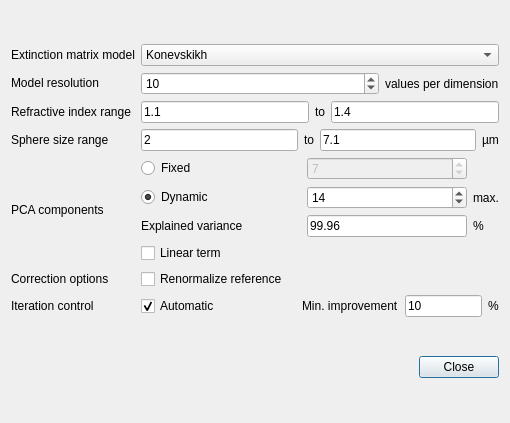
<?xml version="1.0" encoding="UTF-8"?>
<ui version="4.0">
 <class>DialogSCAdvanced</class>
 <widget class="QDialog" name="DialogSCAdvanced">
  <property name="windowModality">
   <enum>Qt::NonModal</enum>
  </property>
  <property name="geometry">
   <rect>
    <x>0</x>
    <y>0</y>
    <width>510</width>
    <height>423</height>
   </rect>
  </property>
  <property name="windowTitle">
   <string>OCTAVVS advanced CRMieSC settings</string>
  </property>
  <layout class="QVBoxLayout" name="verticalLayout">
   <item>
    <layout class="QGridLayout" name="gridLayout">
     <item row="5" column="0">
      <widget class="QLabel" name="label_8">
       <property name="sizePolicy">
        <sizepolicy hsizetype="Preferred" vsizetype="Fixed">
         <horstretch>0</horstretch>
         <verstretch>0</verstretch>
        </sizepolicy>
       </property>
       <property name="toolTip">
        <string>&lt;html&gt;&lt;head/&gt;&lt;body&gt;&lt;p&gt;The number of PCA components to retain when reducing the extinction spectra. Dynamic control computes and keeps as many components as needed to explain a given fraction of the variance; this is quite sensitive and should probably be about 99.9 to 99.99. The linear term is unlikely to be useful but have been included for comparison.&lt;/p&gt;&lt;/body&gt;&lt;/html&gt;</string>
       </property>
       <property name="text">
        <string>PCA components</string>
       </property>
      </widget>
     </item>
     <item row="3" column="0">
      <widget class="QLabel" name="label_3">
       <property name="sizePolicy">
        <sizepolicy hsizetype="Preferred" vsizetype="Fixed">
         <horstretch>0</horstretch>
         <verstretch>0</verstretch>
        </sizepolicy>
       </property>
       <property name="toolTip">
        <string>Range of the index of diffraction</string>
       </property>
       <property name="text">
        <string>Refractive index range</string>
       </property>
      </widget>
     </item>
     <item row="4" column="0">
      <widget class="QLabel" name="label_5">
       <property name="sizePolicy">
        <sizepolicy hsizetype="Preferred" vsizetype="Fixed">
         <horstretch>0</horstretch>
         <verstretch>0</verstretch>
        </sizepolicy>
       </property>
       <property name="toolTip">
        <string>Range of particle sizes</string>
       </property>
       <property name="text">
        <string>Sphere size range</string>
       </property>
      </widget>
     </item>
     <item row="1" column="0">
      <widget class="QLabel" name="label_2">
       <property name="sizePolicy">
        <sizepolicy hsizetype="Preferred" vsizetype="Fixed">
         <horstretch>0</horstretch>
         <verstretch>0</verstretch>
        </sizepolicy>
       </property>
       <property name="toolTip">
        <string>Number of values for each of the 2 or 3 parameters used in the model to generate extinction spectra.</string>
       </property>
       <property name="text">
        <string>Model resolution</string>
       </property>
      </widget>
     </item>
     <item row="4" column="2">
      <layout class="QHBoxLayout" name="horizontalLayout_2">
       <item>
        <widget class="LineDouble" name="lineEditSCdmin">
         <property name="text">
          <string>2</string>
         </property>
        </widget>
       </item>
       <item>
        <widget class="QLabel" name="label_6">
         <property name="text">
          <string>to</string>
         </property>
        </widget>
       </item>
       <item>
        <widget class="LineDouble" name="lineEditSCdmax">
         <property name="text">
          <string>7.1</string>
         </property>
        </widget>
       </item>
       <item>
        <widget class="QLabel" name="label_7">
         <property name="text">
          <string>µm</string>
         </property>
        </widget>
       </item>
      </layout>
     </item>
     <item row="0" column="0">
      <widget class="QLabel" name="label">
       <property name="toolTip">
        <string>Use the original 3-parameter model of Bassan et al. or the 2-parameter model of Konevskikh et al. when generating extinction spectra.</string>
       </property>
       <property name="text">
        <string>Extinction matrix model</string>
       </property>
      </widget>
     </item>
     <item row="5" column="2">
      <layout class="QVBoxLayout" name="verticalLayout_2">
       <item>
        <layout class="QGridLayout" name="gridLayout_3" columnstretch="1,1,0">
         <item row="2" column="1">
          <widget class="LineDouble" name="lineEditSCPCAVariance">
           <property name="text">
            <string>99.96</string>
           </property>
          </widget>
         </item>
         <item row="2" column="2">
          <widget class="QLabel" name="label_10">
           <property name="text">
            <string>%</string>
           </property>
          </widget>
         </item>
         <item row="1" column="2">
          <widget class="QLabel" name="label_9">
           <property name="text">
            <string>max.</string>
           </property>
          </widget>
         </item>
         <item row="0" column="0">
          <widget class="QRadioButton" name="radioButtonSCPCAFixed">
           <property name="text">
            <string>Fixed</string>
           </property>
           <property name="checked">
            <bool>false</bool>
           </property>
           <attribute name="buttonGroup">
            <string notr="true">buttonGroup</string>
           </attribute>
          </widget>
         </item>
         <item row="1" column="1">
          <widget class="QSpinBox" name="spinBoxSCPCAMax">
           <property name="minimum">
            <number>1</number>
           </property>
           <property name="maximum">
            <number>40</number>
           </property>
           <property name="value">
            <number>14</number>
           </property>
          </widget>
         </item>
         <item row="1" column="0">
          <widget class="QRadioButton" name="radioButtonSCPCADynamic">
           <property name="text">
            <string>Dynamic</string>
           </property>
           <property name="checked">
            <bool>true</bool>
           </property>
           <attribute name="buttonGroup">
            <string notr="true">buttonGroup</string>
           </attribute>
          </widget>
         </item>
         <item row="2" column="0">
          <widget class="QLabel" name="label_11">
           <property name="text">
            <string>Explained variance</string>
           </property>
          </widget>
         </item>
         <item row="0" column="1">
          <widget class="QSpinBox" name="spinBoxSCPCA">
           <property name="enabled">
            <bool>false</bool>
           </property>
           <property name="minimum">
            <number>1</number>
           </property>
           <property name="maximum">
            <number>20</number>
           </property>
           <property name="value">
            <number>7</number>
           </property>
          </widget>
         </item>
         <item row="3" column="0">
          <widget class="QCheckBox" name="checkBoxSCLinear">
           <property name="toolTip">
            <string>Include line with constant slope in the linear model, as was the case in the original model by Bassan et al.</string>
           </property>
           <property name="text">
            <string>Linear term</string>
           </property>
          </widget>
         </item>
        </layout>
       </item>
      </layout>
     </item>
     <item row="7" column="2">
      <layout class="QHBoxLayout" name="horizontalLayout_3" stretch="2,0,1,0">
       <item>
        <widget class="QCheckBox" name="checkBoxSCAutoIters">
         <property name="text">
          <string>Automatic</string>
         </property>
         <property name="checked">
          <bool>true</bool>
         </property>
        </widget>
       </item>
       <item>
        <widget class="QLabel" name="label_13">
         <property name="text">
          <string>Min. improvement</string>
         </property>
        </widget>
       </item>
       <item>
        <widget class="LineDouble" name="lineEditSCMinImprov">
         <property name="text">
          <string>10</string>
         </property>
        </widget>
       </item>
       <item>
        <widget class="QLabel" name="label_15">
         <property name="text">
          <string>%</string>
         </property>
        </widget>
       </item>
      </layout>
     </item>
     <item row="3" column="2">
      <layout class="QHBoxLayout" name="horizontalLayout">
       <item>
        <widget class="LineDouble" name="lineEditSCamin">
         <property name="text">
          <string>1.1</string>
         </property>
        </widget>
       </item>
       <item>
        <widget class="QLabel" name="label_4">
         <property name="text">
          <string>to</string>
         </property>
        </widget>
       </item>
       <item>
        <widget class="LineDouble" name="lineEditSCamax">
         <property name="text">
          <string>1.4</string>
         </property>
        </widget>
       </item>
      </layout>
     </item>
     <item row="0" column="2">
      <widget class="QComboBox" name="comboBoxSCAlgo">
       <property name="currentIndex">
        <number>1</number>
       </property>
       <item>
        <property name="text">
         <string>Bassan</string>
        </property>
       </item>
       <item>
        <property name="text">
         <string>Konevskikh</string>
        </property>
       </item>
      </widget>
     </item>
     <item row="7" column="0">
      <widget class="QLabel" name="label_12">
       <property name="sizePolicy">
        <sizepolicy hsizetype="Preferred" vsizetype="Fixed">
         <horstretch>0</horstretch>
         <verstretch>0</verstretch>
        </sizepolicy>
       </property>
       <property name="toolTip">
        <string>&lt;html&gt;&lt;head/&gt;&lt;body&gt;&lt;p&gt;With automatic iteration control, spectra are considered to have converged when the residual repeatedly does not improve by more than the stated percentage. Even without this feature, the lowest encountered residual determines what iteration of a spectrum is returned.&lt;/p&gt;&lt;/body&gt;&lt;/html&gt;</string>
       </property>
       <property name="text">
        <string>Iteration control</string>
       </property>
      </widget>
     </item>
     <item row="1" column="2">
      <layout class="QHBoxLayout" name="horizontalLayout_4" stretch="1,0">
       <item>
        <widget class="QSpinBox" name="spinBoxSCResolution">
         <property name="keyboardTracking">
          <bool>false</bool>
         </property>
         <property name="maximum">
          <number>100</number>
         </property>
         <property name="value">
          <number>10</number>
         </property>
        </widget>
       </item>
       <item>
        <widget class="QLabel" name="label_14">
         <property name="text">
          <string>values per dimension</string>
         </property>
        </widget>
       </item>
      </layout>
     </item>
     <item row="6" column="0">
      <widget class="QLabel" name="label_16">
       <property name="toolTip">
        <string>&lt;html&gt;&lt;head/&gt;&lt;body&gt;&lt;p&gt;See the article for a discussion on renormalization of the reference spectrum in the Solheim et al. algorithm.&lt;/p&gt;&lt;/body&gt;&lt;/html&gt;</string>
       </property>
       <property name="text">
        <string>Correction options</string>
       </property>
      </widget>
     </item>
     <item row="6" column="2">
      <layout class="QHBoxLayout" name="horizontalLayout_5">
       <item>
        <widget class="QCheckBox" name="checkBoxSCRenormalize">
         <property name="text">
          <string>Renormalize reference</string>
         </property>
         <property name="checked">
          <bool>false</bool>
         </property>
        </widget>
       </item>
      </layout>
     </item>
    </layout>
   </item>
   <item>
    <widget class="QDialogButtonBox" name="buttonBox">
     <property name="orientation">
      <enum>Qt::Horizontal</enum>
     </property>
     <property name="standardButtons">
      <set>QDialogButtonBox::Close</set>
     </property>
    </widget>
   </item>
  </layout>
 </widget>
 <customwidgets>
  <customwidget>
   <class>LineDouble</class>
   <extends>QLineEdit</extends>
   <header location="global">octavvs/ui/linedouble.h</header>
   <slots>
    <slot>setValue(float)</slot>
    <slot>setRange(float,float)</slot>
   </slots>
  </customwidget>
 </customwidgets>
 <tabstops>
  <tabstop>comboBoxSCAlgo</tabstop>
  <tabstop>spinBoxSCResolution</tabstop>
  <tabstop>lineEditSCamin</tabstop>
  <tabstop>lineEditSCamax</tabstop>
  <tabstop>lineEditSCdmin</tabstop>
  <tabstop>lineEditSCdmax</tabstop>
  <tabstop>radioButtonSCPCAFixed</tabstop>
  <tabstop>spinBoxSCPCA</tabstop>
  <tabstop>radioButtonSCPCADynamic</tabstop>
  <tabstop>spinBoxSCPCAMax</tabstop>
  <tabstop>lineEditSCPCAVariance</tabstop>
  <tabstop>checkBoxSCLinear</tabstop>
  <tabstop>checkBoxSCAutoIters</tabstop>
  <tabstop>lineEditSCMinImprov</tabstop>
 </tabstops>
 <resources/>
 <connections>
  <connection>
   <sender>buttonBox</sender>
   <signal>accepted()</signal>
   <receiver>DialogSCAdvanced</receiver>
   <slot>accept()</slot>
   <hints>
    <hint type="sourcelabel">
     <x>242</x>
     <y>353</y>
    </hint>
    <hint type="destinationlabel">
     <x>157</x>
     <y>274</y>
    </hint>
   </hints>
  </connection>
  <connection>
   <sender>buttonBox</sender>
   <signal>rejected()</signal>
   <receiver>DialogSCAdvanced</receiver>
   <slot>reject()</slot>
   <hints>
    <hint type="sourcelabel">
     <x>310</x>
     <y>353</y>
    </hint>
    <hint type="destinationlabel">
     <x>286</x>
     <y>274</y>
    </hint>
   </hints>
  </connection>
  <connection>
   <sender>checkBoxSCAutoIters</sender>
   <signal>toggled(bool)</signal>
   <receiver>lineEditSCMinImprov</receiver>
   <slot>setEnabled(bool)</slot>
   <hints>
    <hint type="sourcelabel">
     <x>223</x>
     <y>311</y>
    </hint>
    <hint type="destinationlabel">
     <x>447</x>
     <y>313</y>
    </hint>
   </hints>
  </connection>
  <connection>
   <sender>radioButtonSCPCAFixed</sender>
   <signal>toggled(bool)</signal>
   <receiver>spinBoxSCPCA</receiver>
   <slot>setEnabled(bool)</slot>
   <hints>
    <hint type="sourcelabel">
     <x>234</x>
     <y>173</y>
    </hint>
    <hint type="destinationlabel">
     <x>340</x>
     <y>178</y>
    </hint>
   </hints>
  </connection>
  <connection>
   <sender>radioButtonSCPCADynamic</sender>
   <signal>toggled(bool)</signal>
   <receiver>spinBoxSCPCAMax</receiver>
   <slot>setEnabled(bool)</slot>
   <hints>
    <hint type="sourcelabel">
     <x>276</x>
     <y>203</y>
    </hint>
    <hint type="destinationlabel">
     <x>335</x>
     <y>208</y>
    </hint>
   </hints>
  </connection>
  <connection>
   <sender>radioButtonSCPCADynamic</sender>
   <signal>toggled(bool)</signal>
   <receiver>lineEditSCPCAVariance</receiver>
   <slot>setEnabled(bool)</slot>
   <hints>
    <hint type="sourcelabel">
     <x>202</x>
     <y>204</y>
    </hint>
    <hint type="destinationlabel">
     <x>372</x>
     <y>243</y>
    </hint>
   </hints>
  </connection>
 </connections>
 <buttongroups>
  <buttongroup name="buttonGroup"/>
 </buttongroups>
</ui>
